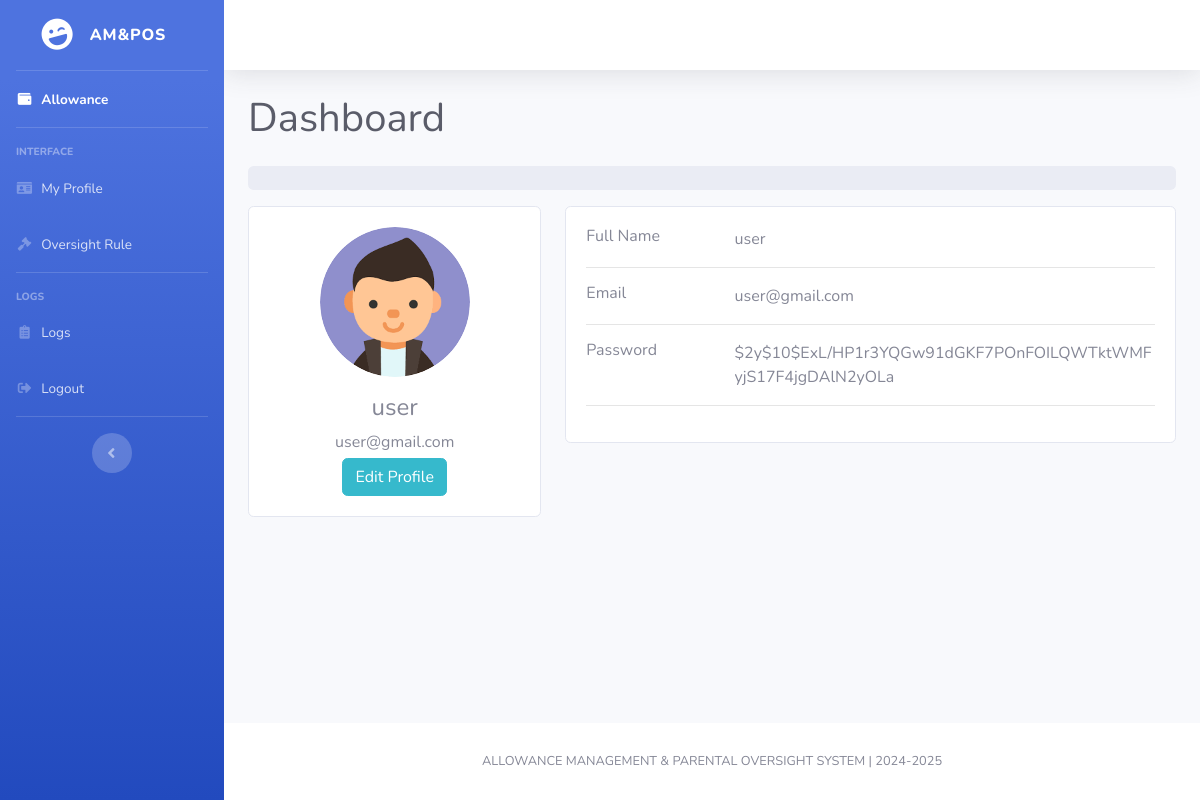
/parent/profile.php (signed in), run on an earlier commit of the app's database.
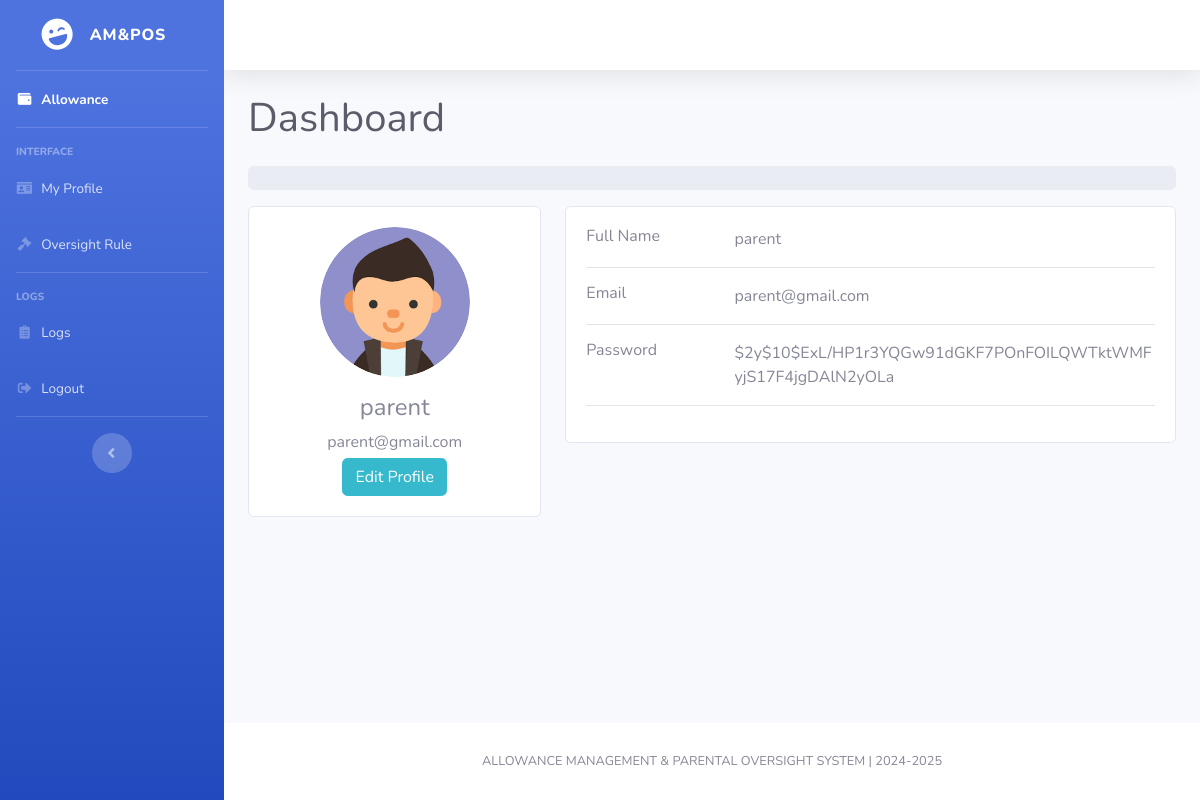
And on a later commit of the database.
### tables this page shows
CREATE TABLE `user_accounts` (
  `id` int(11) NOT NULL,
  `image` varchar(255) NOT NULL,
  `name` varchar(80) NOT NULL,
  `email` varchar(100) NOT NULL,
  `password` varchar(100) NOT NULL,
  `user_type` varchar(50) NOT NULL,
  `date_registered` datetime NOT NULL DEFAULT current_timestamp()
);

### parent/profile.php (the view, shortened to what this page needs)
<?php
    include("../components/parent-header.php");
    $select_user = $connForAccounts->prepare("SELECT * FROM `user_accounts` WHERE id = ? LIMIT 1");
    $select_user->execute([$user_id]);
    $user = $select_user->fetch(PDO::FETCH_ASSOC);
?>
<div id="content">
    <?php include("../components/topbar.php"); ?>
    <div class="container-fluid">
        <div class="d-sm-flex align-items-center justify-content-between mb-4">
            <h1 class="mb-0 text-gray-800">Dashboard</h1>
        </div>
        <div class="main-body">
    <nav aria-label="breadcrumb" class="main-breadcrumb">
      <ol class="breadcrumb">
      </ol>
    </nav>
    <div class="row gutters-sm">
        <div class="col-md-4 mb-3">
            <div class="card">
                <div class="card-body">
                    <div class="d-flex flex-column align-items-center text-center">
                        <img src="<?php echo "../image/profile/" . $user['image']; ?>" alt="profile" class="rounded-circle" width="150">
                        <div class="mt-3">
                            <h4><?php echo ($user['name']); ?></h4>
                            <p class="text-secondary mb-1"><?php echo ($user['email']); ?></p>
                            <button type="button" class="btn btn-info" data-toggle="modal" data-target="#profileModal">
                                Edit Profile
                            </button>
                        </div>
                    </div>
                </div>
            </div>
        </div>
        <div class="col-md-8">
            <div class="card mb-3">
                <div class="card-body">
                    <div class="row">
                        <div class="col-sm-3">
                            <h6 class="mb-0">Full Name</h6>
                        </div>
                        <div class="col-sm-9 text-secondary">
                            <?php echo ($user['name']); ?>
                        </div>
                    </div>
                    <hr>
                    <div class="row">
                        <div class="col-sm-3">
                            <h6 class="mb-0">Email</h6>
                        </div>
                        <div class="col-sm-9 text-secondary">
                            <?php echo ($user['email']); ?>
                        </div>
                    </div>
                    <hr>
                    <div class="row">
                        <div class="col-sm-3">
                            <h6 class="mb-0">Password</h6>
                        </div>
                        <div class="col-sm-9 text-secondary">
                            <?php echo ($user['password']); ?>
                        </div>
                    </div>
                    <hr>
                </div>
            </div>
        </div>
    </div>
</div>
    </div>
</div>
<?php include("../components/footer.php"); ?>
</div>
</div>
</body>
</html>

### components/parent-header.php (shortened to what this page needs)
<!DOCTYPE html>
<html lang="en">
<head>
    <link href="../vendor/fontawesome-free/css/all.min.css" rel="stylesheet" type="text/css">
    <link href="../css/sb-admin-2.min.css" rel="stylesheet">
    <link href="../vendor/datatables/dataTables.bootstrap4.min.css" rel="stylesheet">
</head>
<body id="page-top">
    <div id="wrapper">
        <ul class="navbar-nav bg-gradient-primary sidebar sidebar-dark accordion" id="accordionSidebar">
            <a class="sidebar-brand d-flex align-items-center justify-content-center" href="index.html">
                <div class="sidebar-brand-icon rotate-n-15">
                    <i class="fas fa-laugh-wink"></i>
                </div>
                <div class="sidebar-brand-text mx-3">AM&POS</div>
            </a>
            <hr class="sidebar-divider my-0">
            <li class="nav-item active">
                <a class="nav-link" href="parent.php">
                    <i class="fas fa-fw fa-fw fa-wallet"></i>
                    <span>Allowance</span></a>
            </li>
            <hr class="sidebar-divider">
            <div class="sidebar-heading">
                Interface
            </div>
            <li class="nav-item">
                <a class="nav-link" href="profile.php">
                    <i class="fas fa-fw fa-id-card"></i>
                    <span>My Profile</span>
                </a>
            </li>
            <li class="nav-item">
                <a class="nav-link" href="oversight-rules.php">
                    <i class="fas fa-fw fa-gavel"></i>
                    <span>Oversight Rule</span>
                </a>
            </li>
            <hr class="sidebar-divider">
            <div class="sidebar-heading">
                Logs
            </div>
            <li class="nav-item">
                <a class="nav-link" href="my-logs.php">
                    <i class="fas fa-fw fa-clipboard-list"></i>
                    <span>Logs</span></a>
            </li>
            <li class="nav-item">
                <a class="nav-link" href="#" id="logout">
                    <i class="fas fa-fw fa-sign-out-alt"></i>
                    <span>Logout</span></a>
            </li>
            <hr class="sidebar-divider d-none d-md-block">
            <div class="text-center d-none d-md-inline">
                <button class="rounded-circle border-0" id="sidebarToggle"></button>
            </div>
        </ul>
        <div id="content-wrapper" class="d-flex flex-column">

### components/topbar.php (shortened to what this page needs)
<nav class="navbar navbar-expand navbar-light bg-white topbar mb-4 static-top shadow">
</nav>

### components/footer.php
<footer class="sticky-footer bg-white">
    <div class="container my-auto">
        <div class="copyright text-center my-auto">
            <span>ALLOWANCE MANAGEMENT & PARENTAL OVERSIGHT SYSTEM | 2024-2025</span>
        </div>
    </div>
</footer>

What changed in the data, as far as the page shows it:
changed user_accounts "$2y$10$ExL/HP1r3YQGw91dGKF7POnFOILQWTktWMFyjS17F4jgDAlN2yOLa": name "user" → "parent"; email "user@gmail.com" → "parent@gmail.com"
